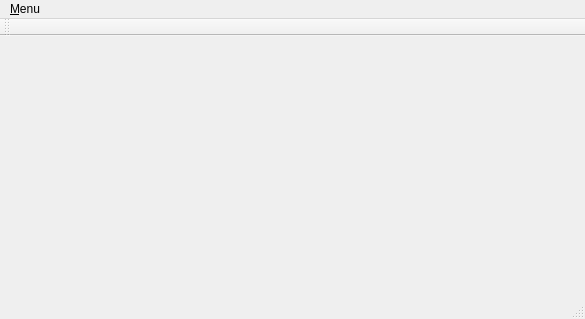
<?xml version="1.0" encoding="UTF-8"?>
<ui version="4.0">
 <class>MainWindow</class>
 <widget class="QMainWindow" name="MainWindow">
  <property name="geometry">
   <rect>
    <x>0</x>
    <y>0</y>
    <width>585</width>
    <height>319</height>
   </rect>
  </property>
  <property name="windowTitle">
   <string>MainWindow</string>
  </property>
  <widget class="QWidget" name="centralWidget"/>
  <widget class="QMenuBar" name="menuBar">
   <property name="geometry">
    <rect>
     <x>0</x>
     <y>0</y>
     <width>585</width>
     <height>18</height>
    </rect>
   </property>
   <widget class="QMenu" name="menu_Menu">
    <property name="title">
     <string>&amp;Menu</string>
    </property>
    <addaction name="actionNew_Game"/>
    <addaction name="actionClose"/>
   </widget>
   <addaction name="menu_Menu"/>
  </widget>
  <widget class="QToolBar" name="mainToolBar">
   <attribute name="toolBarArea">
    <enum>TopToolBarArea</enum>
   </attribute>
   <attribute name="toolBarBreak">
    <bool>true</bool>
   </attribute>
  </widget>
  <widget class="QStatusBar" name="statusBar"/>
  <action name="actionN_ew_game">
   <property name="text">
    <string>n&amp;ew game</string>
   </property>
  </action>
  <action name="actionNew_Game">
   <property name="text">
    <string>New Game</string>
   </property>
  </action>
  <action name="actionClose">
   <property name="text">
    <string>Close</string>
   </property>
  </action>
 </widget>
 <layoutdefault spacing="6" margin="11"/>
 <resources/>
 <connections/>
</ui>
